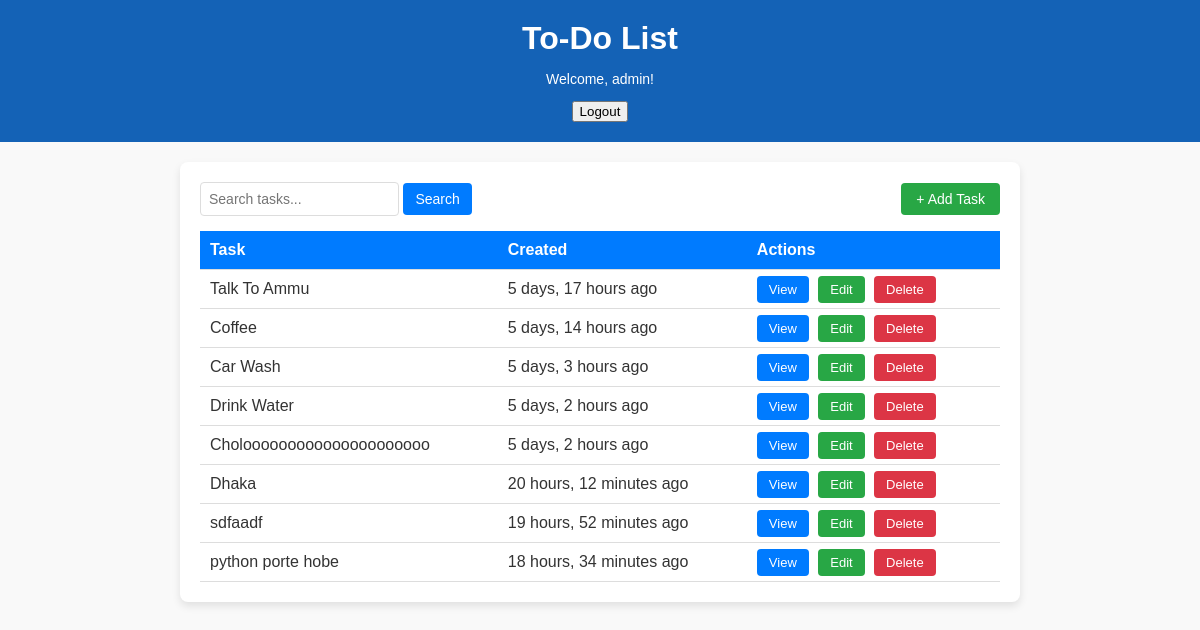
The app's page / (signed in) with its own data.
### base/models.py (models this page shows, shortened)
class Task(models.Model):
    user = models.ForeignKey(User, on_delete=models.CASCADE, null=True, blank=True)
    title = models.CharField(max_length=250)
    description = models.TextField(null=True, blank=True)
    complete =  models.BooleanField(default=False)
    create = models.DateTimeField(auto_now_add=True)
    class Meta:
        ordering = ['-complete']

### base/views.py (the view)
# urls.py: path("", TaskListView.as_view(), name="tasks"),  # Task list (Homepage)
class TaskListView(LoginRequiredMixin, ListView):
    model = Task
    context_object_name = "tasks"
    template_name = "base/TaskListView.html"
    def get_queryset(self):
        return Task.objects.filter(
            user=self.request.user,
            title__icontains=self.request.GET.get("q", "")
        )

### base/templates/base/TaskListView.html (shortened to what this page needs)
<!DOCTYPE html>
<html lang="en">
<head>
</head>
<body>
    <header>
        <h1>To-Do List</h1>
        <div class="auth">
            {% if user.is_authenticated %}
                <p>Welcome, {{ user.username }}!</p>
                <form action="{% url 'logout' %}" method="post">
                    <button type="submit">Logout</button>
                </form>
            {% else %}
                <a href="{% url 'login' %}">Login</a>
            {% endif %}
        </div>
    </header>
    <main>
        <div class="top-section">
            <div class="search-box">
                <form method="GET" action="">
                    <input type="text" name="q" placeholder="Search tasks..." value="{{ search_query }}">
                    <button type="submit">Search</button>
                </form>
            </div>
            <div class="add-task">
                <a href="{% url 'task-create' %}">+ Add Task</a>
            </div>
        </div>
        <table>
            <thead>
                <tr>
                    <th>Task</th>
                    <th>Created</th>
                    <th>Actions</th>
                </tr>
            </thead>
            <tbody>
                {% for task in tasks %}
                <tr>
                    <td>{{ task.title }}</td>
                    <td>{{ task.create|timesince }} ago</td>
                    <td>
                        <a href="{% url 'task' task.id %}" class="btn btn-view">View</a>
                        <a href="{% url 'task-update' task.id %}" class="btn btn-edit">Edit</a>
                        <a href="{% url 'task-delete' task.id %}" class="btn btn-delete">Delete</a>
                    </td>
                </tr>
                {% empty %}
                <tr>
                    <td colspan="3" class="empty-list">No tasks found.</td>
                </tr>
                {% endfor %}
            </tbody>
        </table>
    </main>
</body>
</html>

### base/templates/base/TaskListView.html (style rules this page uses)
body { font-family: Arial, sans-serif; margin: 0; padding: 0; background-color: #f9f9f9; color: #333; }
header { background-color: rgb(20, 98, 182); color: #fff; padding: 20px; text-align: center; }
header h1 { margin: 0; color: white; }
header .auth { margin-top: 10px; font-size: 14px; }
main { max-width: 800px; margin: 20px auto; background-color: #fff; padding: 20px; border-radius: 8px; box-shadow: 0 4px 8px rgba(0, 0, 0, 0.1); }
.top-section { display: flex; justify-content: space-between; align-items: center; flex-wrap: wrap; margin-bottom: 15px; }
.search-box { display: flex; gap: 10px; flex-grow: 1; }
.search-box input { padding: 8px; border: 1px solid #ddd; border-radius: 4px; flex-grow: 1; font-size: 14px; }
.search-box button { padding: 8px 12px; background-color: #007bff; color: white; border: none; border-radius: 4px; cursor: pointer; font-size: 14px; }
.add-task a { text-decoration: none; background-color: #28a745; color: white; padding: 8px 15px; border-radius: 4px; font-size: 14px; }
table { width: 100%; border-collapse: collapse; margin-top: 10px; }
th, td { text-align: left; padding: 10px; border-bottom: 1px solid #ddd; }
th { background-color: #007bff; color: white; }
.btn { padding: 6px 12px; border-radius: 4px; font-size: 13px; text-decoration: none; color: white; margin-right: 5px; }
.btn-view { background-color: #007bff; }
.btn-edit { background-color: #28a745; }
.btn-delete { background-color: #dc3545; }

### records on screen
Task: title "Talk To Ammu", create "5 days, 17 hours"
Task: title "Coffee", create "5 days, 14 hours"
Task: title "Car Wash", create "5 days, 3 hours"
Task: title "Drink Water", create "5 days, 2 hours"
Task: title "Cholooooooooooooooooooooo", create "5 days, 2 hours"
Task: title "Dhaka", create "20 hours, 12 minutes"
Task: title "sdfaadf", create "19 hours, 52 minutes"
Task: title "python porte hobe", create "18 hours, 34 minutes"

### other values on screen
{{ user.username }} "admin"
